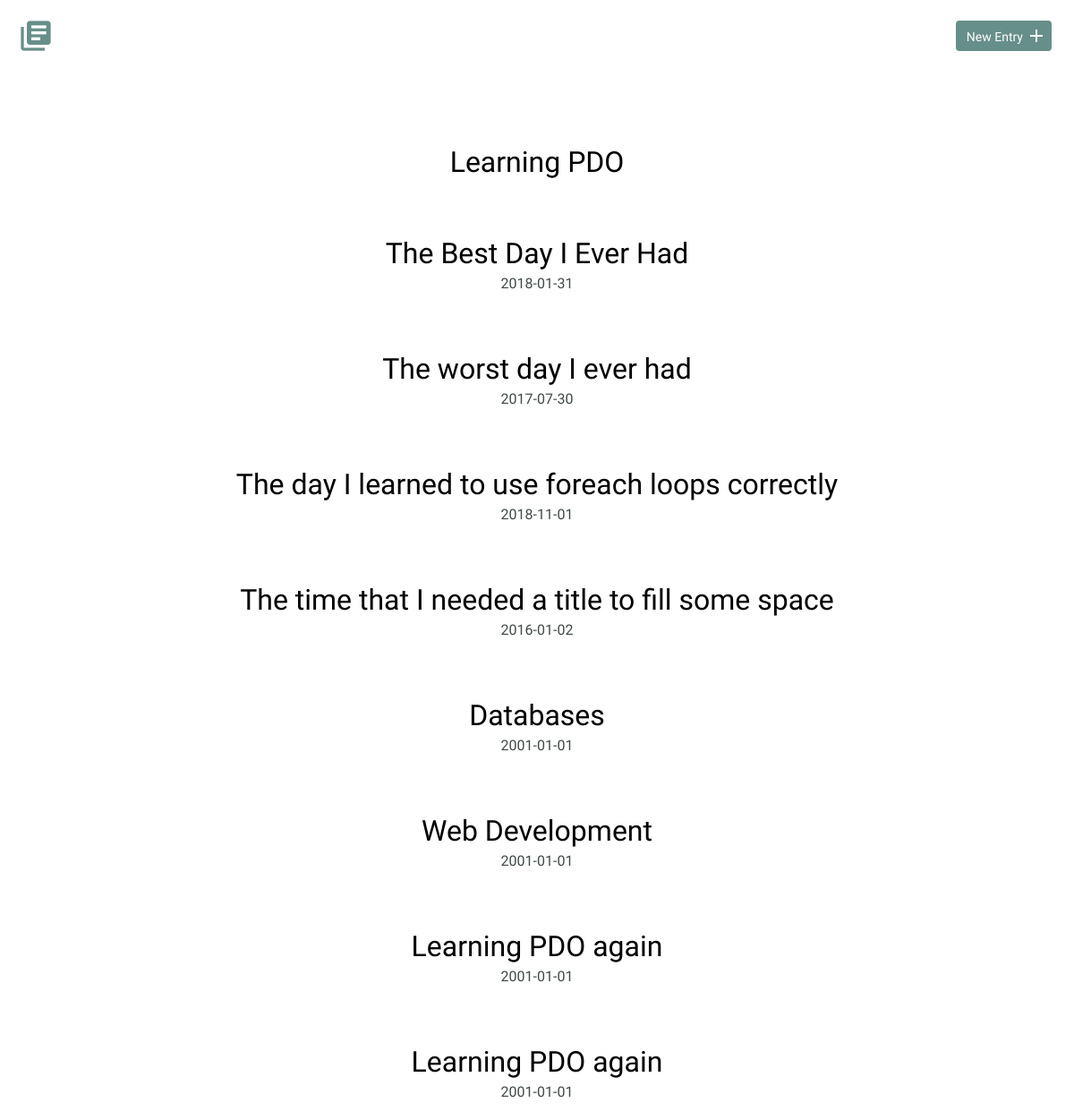
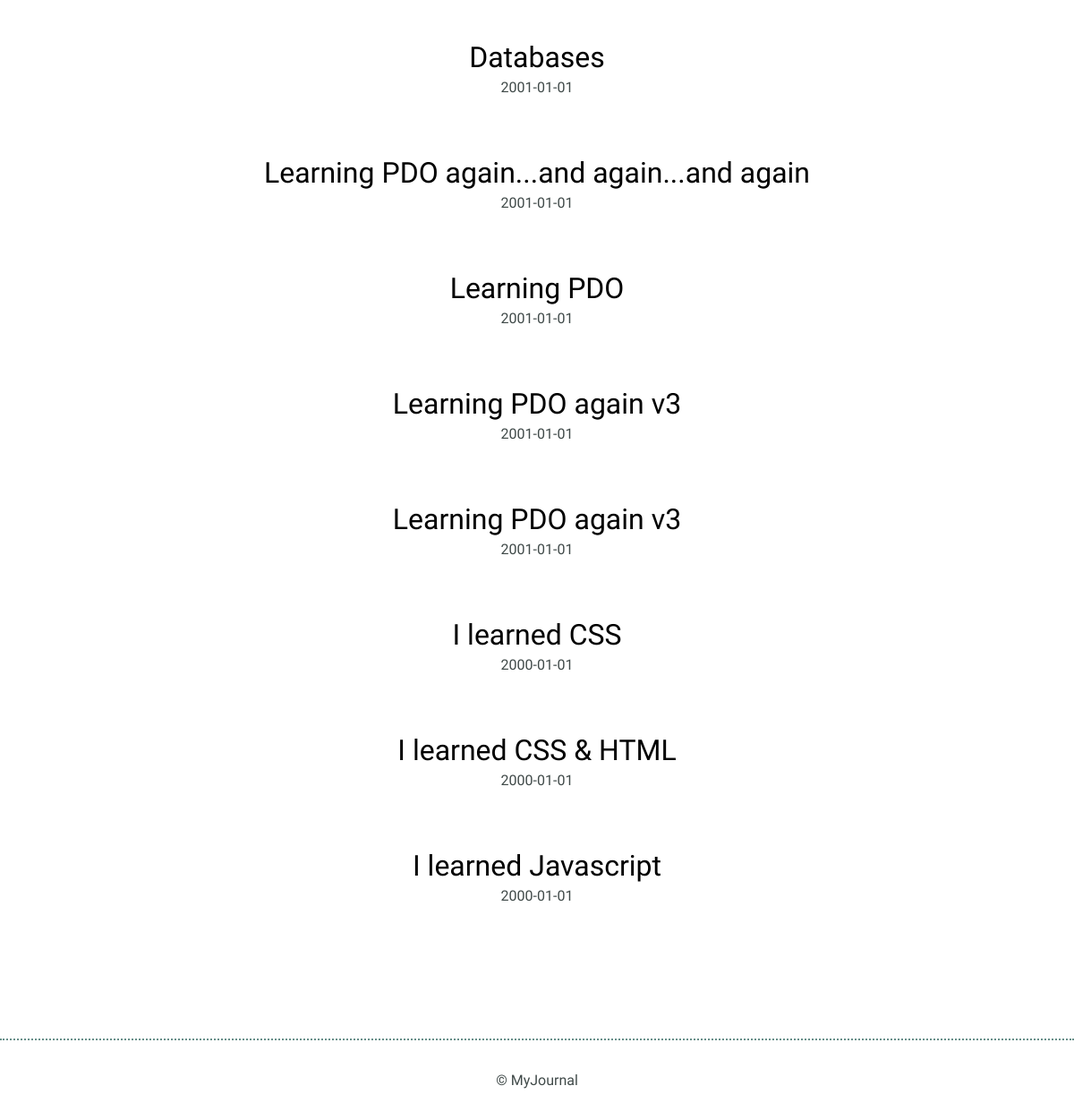
Before: / with the older database file (2 pictures, top to bottom).
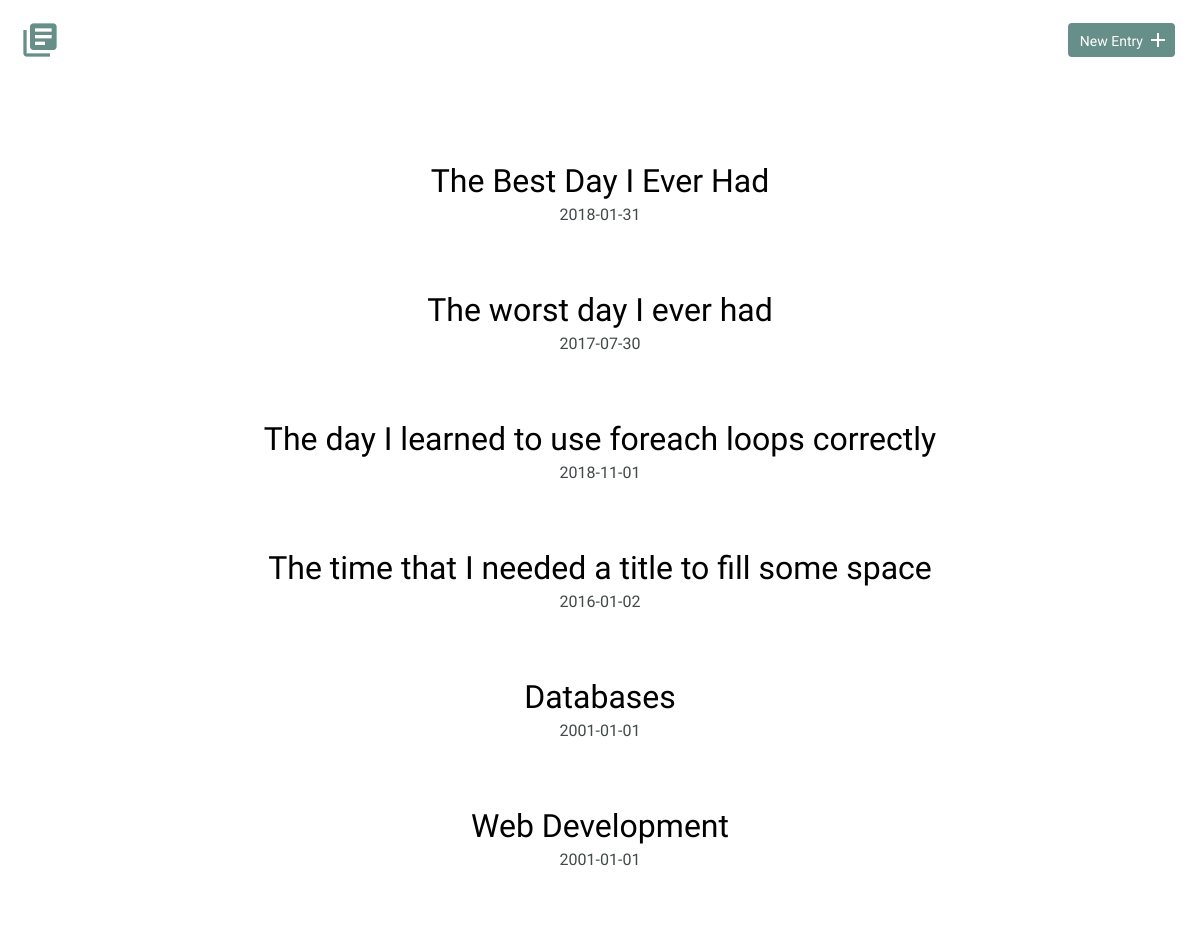
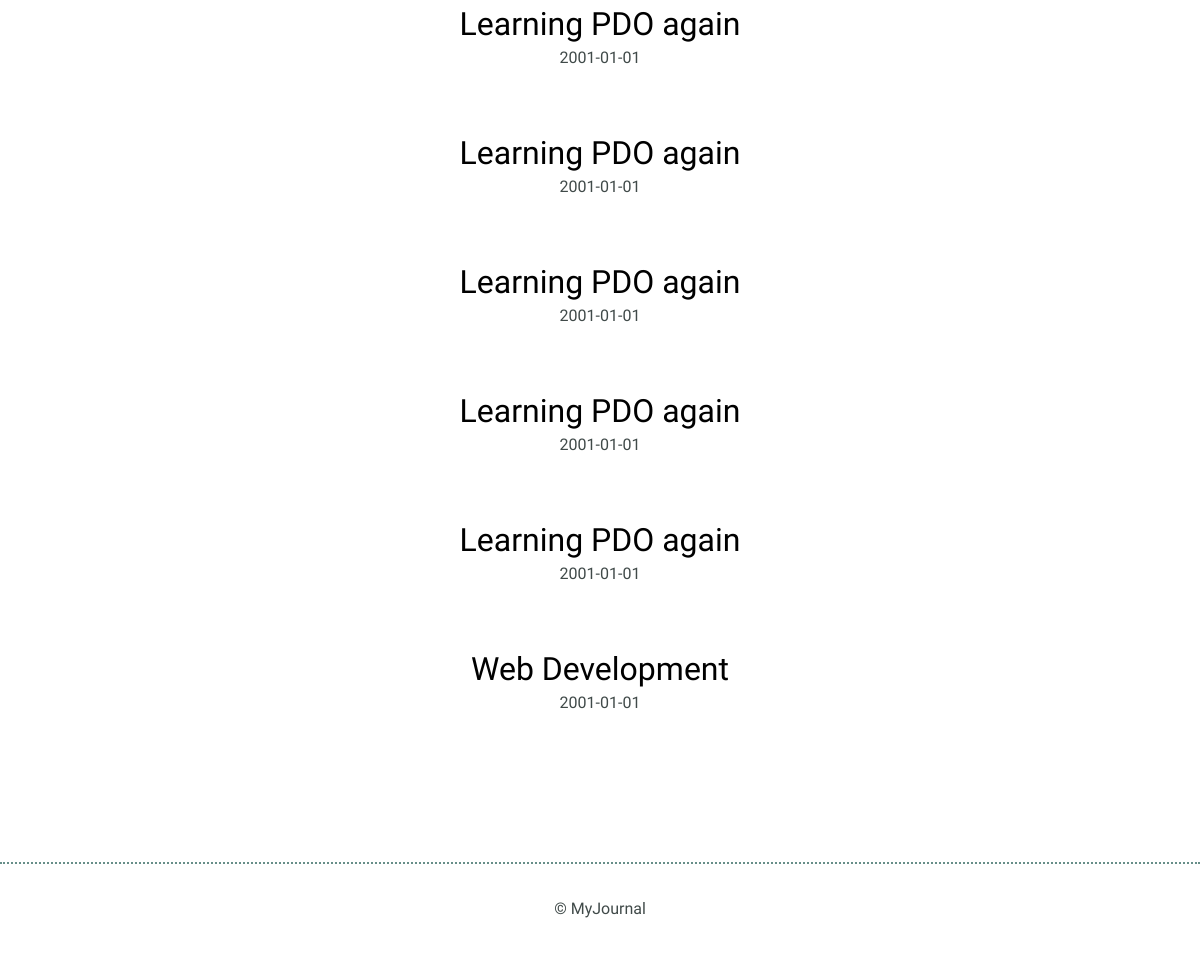
After: the same page with the newer database file (2 pictures, top to bottom).
### tables this page shows
CREATE TABLE "entries" (
	`id`	INTEGER,
	`title`	TEXT,
	`date`	TEXT,
	`time_spent`	INTEGER,
	`learned`	BLOB,
	`resources`	BLOB,
	PRIMARY KEY(`id`)
);

### index.php (the view)
<?php
include("inc/connection.php");
try {
    $results = $db->query('SELECT * FROM entries');
} catch(Exception $e) {
    echo $e->getMessage();
    die();
}
$journalEntries = $results->fetchAll(PDO::FETCH_ASSOC);
include("inc/header.php");
?>
<section>
    <div class="container">
        <div class="entry-list">
              <?php
                foreach($journalEntries as $journalEntry) {
                     echo '<article><h2><a href="detail.php?id='.$journalEntry['id'].'">' .
                     $journalEntry['title'] . '</a></h2>' .
                      '<time datetime="2016-01-31">' .
                      $journalEntry['date'] . '</time></article>';
                       }
                ?>
        </div>
    </div>
</section>
<?php include("inc/footer.php"); ?>

Changed rows visible on the page:
removed entries: title "Learning PDO"
no longer on this page (row edited): entries: title "Databases", date "2001-01-01"
removed entries: title "Learning PDO", date "2001-01-01"
removed entries: title "Learning PDO again v3", date "2001-01-01"
removed entries: title "Learning PDO again v3", date "2001-01-01"
removed entries: title "I learned CSS", date "2000-01-01"
removed entries: title "I learned CSS & HTML", date "2000-01-01"
removed entries: title "I learned Javascript", date "2000-01-01"
now on this page (row edited): entries: title "Learning PDO again", date "2001-01-01"
now on this page (row edited): entries: title "Learning PDO again", date "2001-01-01"
now on this page (row edited): entries: title "Learning PDO again", date "2001-01-01"
changed entries (number 12 of 12 on the later page): title "Learning PDO again...and again...and again" → "Web Development"
